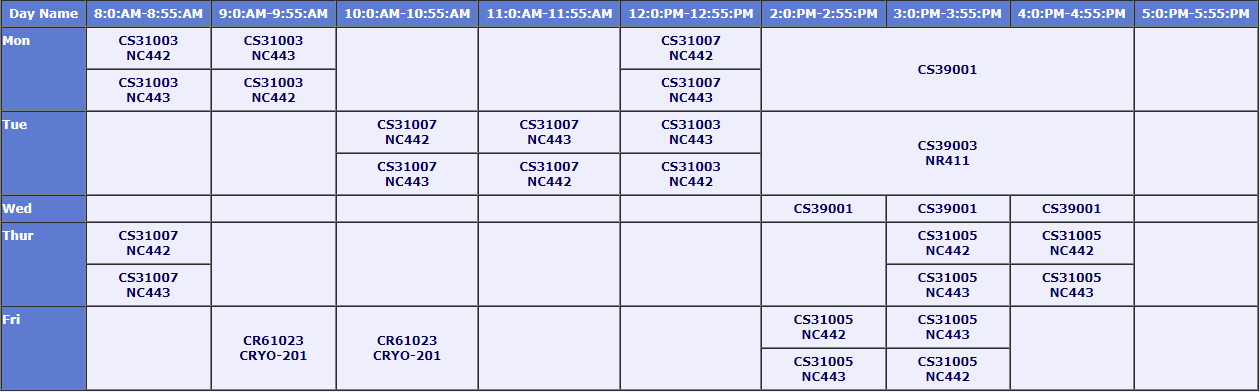
#> input picture image.png, 1260 x 392 px
$ python get_column_imgs.py
#> lines starting #> are read from the running program, lines starting #| are printed output that depends on the picture
import cv2
from PIL import Image
import os
import pytesseract
import shutil

# [7 lines of commented-out code are left out]

def save_column_imgs(start,no_of_columns,left,top,right,bottom,add_width):
#> called with start = 1, no_of_columns = 2, left = 87, top = 27, right = 212, bottom = 392, add_width = 124
    i=start
    img=Image.open("image.png")
#> img is the input picture: PIL image 1260x392 RGBA; mean R, G, B, A 209.4, 212, 235.4, 255
    # add_height=368
    while(i<=(start+no_of_columns-1)):
        cropped_img=img.crop((left,top,right,bottom))
        img_name="column"+str(i)+"_img.png"
        cropped_img.save(img_name)
        left=left+add_width
        right=right+add_width
        i=i+1
#> after the loop, i = 3; left = 335; right = 460
    return i,left,top,right,bottom

#no of columns is the starting point of the column name

i,left,top,right,bottom=save_column_imgs(1,2,87,27,212,392,124)
#> i = 3; left = 335; top = 27; right = 460; bottom = 392
print(i,left,top,right,bottom)
#| 3 335 27 460 392
right=right+17
#> right = 477
i,left,top,right,bottom=save_column_imgs(i,2,left,top,right,bottom,142)
#> the loop in save_column_imgs (call 2), `while(i<=(start+no_of_columns-1)):` made 2 passes
#> (img_name, left, right, i) on passes 1 to 2: ('column3_img.png', 477, 619, 4), ('column4_img.png', 619, 761, 5)
#> pass 1, in save_column_imgs (call 2), `cropped_img=img.crop((left,top,right,bottom))`:
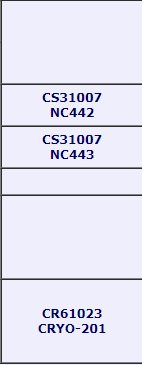
#> cropped_img: PIL image 142x365 RGBA; mean R, G, B, A 225.9, 224.9, 240.8, 255
#> pass 2, in save_column_imgs (call 2), `cropped_img=img.crop((left,top,right,bottom))`:
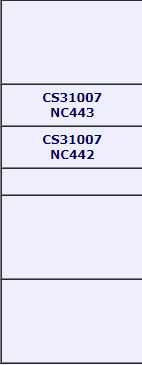
#> cropped_img: PIL image 142x365 RGBA; mean R, G, B, A 227.9, 227, 242.2, 255
#> after the loop in save_column_imgs (call 2), `while(i<=(start+no_of_columns-1)):`: i = 5; left = 619; right = 761
#> i = 5; left = 619; right = 761
print(i,left,top,right,bottom)
#| 5 619 27 761 392
right=right-3
#> right = 758
i,left,top,right,bottom=save_column_imgs(i,1,left,top,right,bottom,142)
#> the loop in save_column_imgs (call 3), `while(i<=(start+no_of_columns-1)):` made 1 pass
#> (img_name, left, right, i) on pass 1: ('column5_img.png', 761, 900, 6)
#> pass 1, in save_column_imgs (call 3), `cropped_img=img.crop((left,top,right,bottom))`:
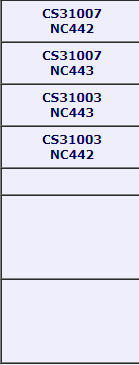
#> cropped_img: PIL image 139x365 RGBA; mean R, G, B, A 223.4, 222.5, 238.7, 255
#> after the loop in save_column_imgs (call 3), `while(i<=(start+no_of_columns-1)):`: i = 6; left = 761; right = 900
#> i = 6; left = 761; right = 900
print(i,left,top,right,bottom)
#| 6 761 27 900 392
right=right-17
#> right = 883
i,left,top,right,bottom=save_column_imgs(i,4,left,top,right,bottom,125)
#> call 4 of save_column_imgs, with start = 6, no_of_columns = 4, left = 761, top = 27, right = 883, bottom = 392, add_width = 125
#> the loop in save_column_imgs (call 4), `while(i<=(start+no_of_columns-1)):` made 4 passes
#> (img_name, left, right) on passes 1 to 4: ('column6_img.png', 886, 1008), ('column7_img.png', 1011, 1133), ('column8_img.png', 1136, 1258), ('column9_img.png', 1261, 1383)
#> pass 1, in save_column_imgs (call 4), `cropped_img=img.crop((left,top,right,bottom))`:
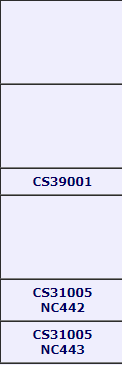
#> cropped_img: PIL image 122x365 RGBA; mean R, G, B, A 226.7, 225.7, 241.6, 255
#> pass 2, in save_column_imgs (call 4), `cropped_img=img.crop((left,top,right,bottom))`:
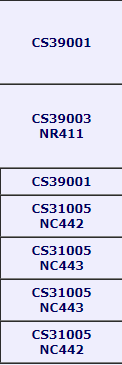
#> cropped_img: PIL image 122x365 RGBA; mean R, G, B, A 219.3, 218.4, 236.3, 255
#> pass 3, in save_column_imgs (call 4), `cropped_img=img.crop((left,top,right,bottom))`:
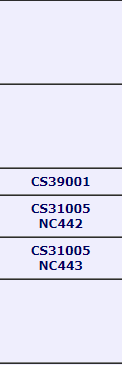
#> cropped_img: PIL image 122x365 RGBA; mean R, G, B, A 228.2, 227.3, 243.3, 255
#> after the loop in save_column_imgs (call 4), `while(i<=(start+no_of_columns-1)):`:
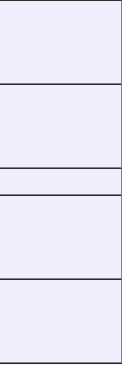
#> cropped_img: PIL image 122x365 RGBA; mean R, G, B, A 233.4, 232.4, 246.9, 255
#> after the loop in save_column_imgs (call 4), `while(i<=(start+no_of_columns-1)):`: i = 10; left = 1261; right = 1383
#> i = 10; left = 1261; right = 1383
print(i,left,top,right,bottom)
#| 10 1261 27 1383 392
# i,left,top,right,bottom=save_column_imgs(i,4,left,top,right,bottom,130)
# print(i,left,top,right,bottom)
# # save_column_imgs()
